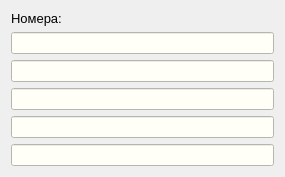
<?xml version="1.0" encoding="UTF-8"?>
<ui version="4.0">
 <class>ChooseNumber</class>
 <widget class="QDialog" name="ChooseNumber">
  <property name="geometry">
   <rect>
    <x>0</x>
    <y>0</y>
    <width>285</width>
    <height>164</height>
   </rect>
  </property>
  <property name="windowTitle">
   <string>Выбор номера</string>
  </property>
  <property name="windowIcon">
   <iconset resource="images.qrc">
    <normaloff>:/images/outcall-logo.png</normaloff>:/images/outcall-logo.png</iconset>
  </property>
  <layout class="QGridLayout" name="gridLayout">
   <item row="0" column="0">
    <widget class="QLabel" name="label">
     <property name="font">
      <font>
       <pointsize>10</pointsize>
      </font>
     </property>
     <property name="toolTip">
      <string>Выберите номер</string>
     </property>
     <property name="text">
      <string>Номера:</string>
     </property>
    </widget>
   </item>
   <item row="1" column="0">
    <widget class="QLineEdit" name="firstNumber">
     <property name="mouseTracking">
      <bool>true</bool>
     </property>
     <property name="styleSheet">
      <string notr="true">*{
background-color: #fffff8;
}</string>
     </property>
     <property name="readOnly">
      <bool>true</bool>
     </property>
    </widget>
   </item>
   <item row="2" column="0">
    <widget class="QLineEdit" name="secondNumber">
     <property name="styleSheet">
      <string notr="true">*{
background-color: #fffff8;
}</string>
     </property>
     <property name="readOnly">
      <bool>true</bool>
     </property>
    </widget>
   </item>
   <item row="3" column="0">
    <widget class="QLineEdit" name="thirdNumber">
     <property name="styleSheet">
      <string notr="true">*{
background-color: #fffff8;
}</string>
     </property>
     <property name="readOnly">
      <bool>true</bool>
     </property>
    </widget>
   </item>
   <item row="4" column="0">
    <widget class="QLineEdit" name="fourthNumber">
     <property name="styleSheet">
      <string notr="true">*{
background-color: #fffff8;
}</string>
     </property>
     <property name="readOnly">
      <bool>true</bool>
     </property>
    </widget>
   </item>
   <item row="5" column="0">
    <widget class="QLineEdit" name="fifthNumber">
     <property name="styleSheet">
      <string notr="true">*{
background-color: #fffff8;
}</string>
     </property>
     <property name="readOnly">
      <bool>true</bool>
     </property>
    </widget>
   </item>
  </layout>
 </widget>
 <tabstops>
  <tabstop>firstNumber</tabstop>
  <tabstop>secondNumber</tabstop>
  <tabstop>thirdNumber</tabstop>
  <tabstop>fourthNumber</tabstop>
  <tabstop>fifthNumber</tabstop>
 </tabstops>
 <resources>
  <include location="images.qrc"/>
 </resources>
 <connections/>
</ui>
